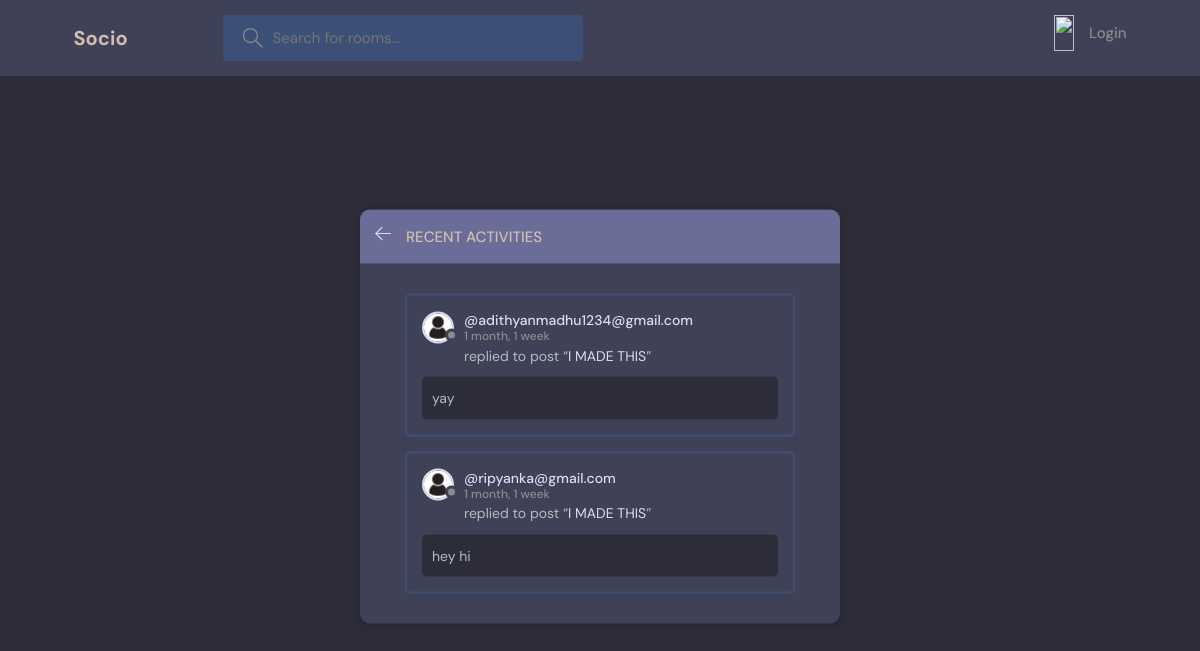
The page /activity/ on the database its author committed.
### base/models.py (models this page shows, shortened)
class Message(models.Model):
    user = models.ForeignKey(User,on_delete=models.CASCADE)
    room=models.ForeignKey(Room, on_delete=models.CASCADE)
    body = models.TextField()
    update = models.DateTimeField(auto_now=True)
    created=models.DateTimeField(auto_now_add=True)

class User(AbstractUser):
    name=models.CharField(max_length=200,null=True)
    email=models.EmailField(unique=True, null=True)
    bio=models.TextField(null=True)
    avatar= models.ImageField(null=True,default="pro.jpg")
    USERNAME_FIELD = 'email'
    REQUIRED_FIELDS=[]

class Room (models.Model):
    host = models.ForeignKey(User,  on_delete=models.SET_NULL, null=True)
    topic = models.ForeignKey(Topic, on_delete=models.SET_NULL, null=True)
    name=models.CharField(max_length=200)
    description=models.TextField(null=True, blank=True)
    participants = models.ManyToManyField(User,related_name='participants')
    update = models.DateTimeField(auto_now=True)
    created=models.DateTimeField(auto_now_add=True)
    class Meta:
        ordering= ['-update', '-created']

### base/views.py (the view)
# urls.py: path('activity/',views.activityPage,name='activity'),
def activityPage(request):
    room_messages=Message.objects.all()
    return render(request, 'base/activity.html',{'room_messages':room_messages})

### base/templates/base/activity.html (shortened to what this page needs)
{% extends 'main.html' %} {% block content %} {% load static %}
<main class="layout">
  <div class="container">
    <div class="layout__box">
      <div class="layout__boxHeader">
        <div class="layout__boxTitle">
          <a href="{% url 'HOME' %}">
            <svg
              version="1.1"
              xmlns="http://www.w3.org/2000/svg"
              width="32"
              height="32"
              viewBox="0 0 32 32"
            >
              <title>arrow-left</title>
              <path
                d="M13.723 2.286l-13.723 13.714 13.719 13.714 1.616-1.611-10.96-10.96h27.625v-2.286h-27.625l10.965-10.965-1.616-1.607z"
              ></path>
            </svg>
          </a>
          <h3>Recent Activities</h3>
        </div>
      </div>
      <div class="activities-page layout__body">
        {% for user in room_messages %}
        <div class="activities__box">
          <div class="activities__boxHeader roomListRoom__header">
            <a
              href="{% url 'user-profile' user.user.id %}"
              class="roomListRoom__author"
            >
              <div class="avatar avatar--small">
                <img src="{% static 'images/pro.jpg' %}" />
              </div>
              <p>
                @{{user.user}}
                <span>{{user.created|timesince}}</span>
              </p>
            </a>
          </div>
          <div class="activities__boxContent">
            <p>
              replied to post “<a href="{% url 'room' user.room.id %}"
                >{{user.room.name}}</a
              >”
            </p>
            <div class="activities__boxRoomContent">{{user.body}}</div>
          </div>
        </div>
        {% endfor %}
      </div>
    </div>
  </div>
</main>
{% endblock %}

### templates/main.html (shortened to what this page needs)
{% load static %}
<!DOCTYPE html>
<html lang="en">
  <head>
    <link rel="stylesheet" href="{% static 'styles/style.css' %}" />
  </head>
  <body>
    {% include 'navbar.html' %}
    {% block content %} {% endblock %}
  </body>
</html>

### templates/navbar.html (shortened to what this page needs)
{% load static %}
<header class="header header--loggedIn">
    <div class="container">
      <a href="{% url 'HOME' %}" class="header__logo">
        <h1>Socio</h1>
      </a>
      <form class="header__search" method="GET" action="{% url 'HOME' %}">
        <label>
          <input name="q" placeholder="Search for rooms..." />
        </label>
      </form>
      <nav class="header__menu">
        {% if request.user.is_authenticated %}
        <div class="header__user">
          <a href="{% url 'user-profile' request.user.id %}">
            <div class="avatar avatar--medium active">
              <img src="{% static 'images/pro.jpg' %}" />
            </div>
            <p>{{request.user.username}}<span>@{{request.user.username}}</span></p>
          </a>
          <button class="dropdown-button">
            <svg version="1.1" xmlns="http://www.w3.org/2000/svg" width="32" height="32" viewBox="0 0 32 32">
              <title>chevron-down</title>
              <path d="M16 21l-13-13h-3l16 16 16-16h-3l-13 13z"></path>
            </svg>
          </button>
        </div>
        {% else %}
        <a href="{% url 'login' %}">
          <img src="./assets/avatar.svg" />
          <p>Login</p>
        </a>
        {% endif %}
      </nav>
    </div>
  </header>

### static/styles/style.css (style rules this page uses)
:root { --color-main: #DDDBF1; --color-main-light: #e1f6fb; --color-dark: #3f4156; --color-dark-medium: #3C4F76; --color-dark-light: #696d97; --color-light: #D1BEB0; --color-gray: #8b8b8b; --color-light-gray: #b2bdbd; --color-bg: #2d2d39; --color-success: #5dd693; --color-error: #fc4b0b; }
* { font-family: "DM Sans", -apple-system, BlinkMacSystemFont, "Segoe UI", Roboto, Oxygen, Ubuntu, Cantarell, "Open Sans", "Helvetica Neue", sans-serif; margin: 0; padding: 0; box-sizing: border-box; text-rendering: optimizeLegibility; font-size: inherit; }
html { font-size: 56.25%; }
@media only screen and (min-width: 1200px) { html { font-size: 62.5%; } }
body { line-height: 1.6; font-weight: 400; font-size: 1.5rem; color: var(--color-light-gray); background-color: var(--color-bg); min-height: 100vh; }
img { width: 100%; }
a { display: inline-block; color: var(--color-main); text-decoration: none; }
.container { max-width: 120rem; width: 90%; margin: auto; }
.avatar { position: relative; display: inline-block; border-radius: 50%; border: 2px solid var(--color-main); }
.avatar img { display: block; border-radius: 50%; object-fit: cover; object-position: center; }
.avatar::after { content: ""; display: block; position: absolute; background-color: var(--color-gray); z-index: 111; border-radius: 50%; border: 0.3rem solid var(--color-dark); }
.avatar.avatar--small img { width: 2.8rem; height: 2.8rem; }
.avatar.avatar--small:after { width: 0.7rem; height: 0.7rem; bottom: 0px; right: -6px; }
.header { padding: 1.5rem; background-color: var(--color-dark); }
.header > .container { display: flex; gap: 9.5rem; }
.header__logo, .header__user { display: flex; gap: 2rem; align-items: center; }
.header__logo > h1 { font-weight: 700; font-size: 2rem; color: var(--color-light); }
.header__search > label { background-color: var(--color-dark-medium); padding: 1.3rem 1rem; display: flex; align-items: center; gap: 1rem; border-radius: 4px; }
.header__search svg { fill: var(--color-gray); width: 2rem; height: 2rem; margin-left: 1rem; }
.header__search input { width: 30rem; background: transparent; border: none; outline: none; color: var(--color-light); }
.header__menu { margin-left: auto; position: relative; }
.header__menu a { display: flex; gap: 1.5rem; align-items: center; font-weight: 500; text-decoration: none; color: var(--color-gray); }
.header__menu img { height: 3.6rem; }
.header__menu p { line-height: 1.2; }
.layout { margin-top: 2.4rem; }
.layout > .container { display: flex; justify-content: space-between; align-items: flex-start; }
.layout__box { width: 90%; max-width: 48rem; min-height: 40rem; position: absolute; top: 50%; left: 50%; transform: translate(-50%, -46%); background-color: var(--color-dark); border-radius: 1rem; box-shadow: 1px 1px 6px 3px rgba(0, 0, 0, 0.1); overflow: hidden; }
.layout__boxHeader { display: flex; padding: 1.5rem; background-color: var(--color-dark-light); }
.layout__boxTitle { display: flex; gap: 1.5rem; align-items: center; }
.layout__boxTitle h3 { text-transform: uppercase; font-weight: 500; color: var(--color-light); }
.layout__boxTitle svg { width: 1.6rem; height: 1.6rem; fill: var(--color-main); }
.layout__body { margin: 3rem; }
.roomListRoom__header { display: flex; justify-content: space-between; align-items: center; }
.roomListRoom__author { font-weight: 500; display: flex; align-items: center; gap: 1rem; }
.activities__box { margin: 1.5rem; padding: 1.5rem; border: 2px solid var(--color-dark-medium); border-radius: 5px; }
.activities__boxHeader p { font-size: 1.4rem; line-height: 1.3; }
.activities__boxHeader p span { color: var(--color-gray); font-size: 1.2rem; display: block; }
.activities__boxContent { margin-left: 4.2rem; }
.activities__boxContent { font-size: 1.4rem; }
.activities__boxRoomContent { background: var(--color-bg); padding: 1rem; border-radius: 5px; margin-top: 1rem; margin-left: -4.2rem; }

### rows shown on the page
Message: user "adithyanmadhu1234@gmail.com", created "1 month, 1 week", room.name "I MADE THIS", body "yay"
Message: user "ripyanka@gmail.com", created "1 month, 1 week", room.name "I MADE THIS", body "hey hi"
